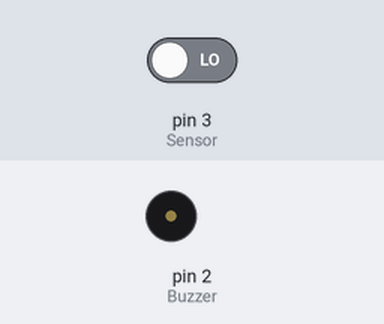
A sketch run on a simulated Arduino Uno, built with avr-gcc and run on an emulated ATmega328P. Shown: buzzer (waves = sounding, pin HIGH). The test bench sets the inputs (shaded band); at power-on: pin 3 (Sensor) LOW.

Above: at 1.2 s.
1.3 s: pin 3 (Sensor) driven HIGH
At 1.6 s:
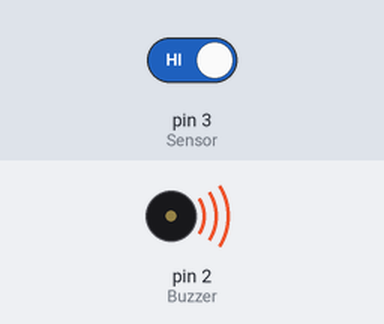
4.3 s: pin 3 (Sensor) driven LOW
At 5.1 s:
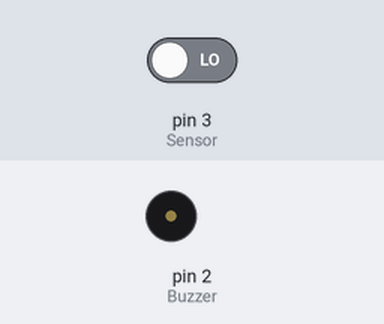
Timing chart, 0 to 7.3 s (numbered marks = the images above; inputs shaded):
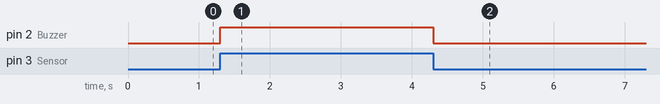

Measured:
- after the input at 1.3 s, pin 2 (Buzzer): LOW → HIGH at once
- after the input at 4.3 s, pin 2 (Buzzer): HIGH → LOW at once

The sketch:

1.ino
```cpp
int Buzzer = 2; // Set Buzzer in D2 PIN
int Sensor = 3; // Set Sensor in D3 PIN

void setup()
{
  pinMode(Sensor, INPUT);  // Sensor PIN as INPUT
  pinMode(Buzzer, OUTPUT); // Buzzer PIN as OUTPUT
}

void loop()
{
  int val = digitalRead(Sensor); // Read the value from Sensor
  if (val == 1) // if found the vibration alert for 1 sec
  {
    digitalWrite(Buzzer, HIGH);
    delay(1000);
    digitalWrite(Buzzer, LOW);
  }
}
```
